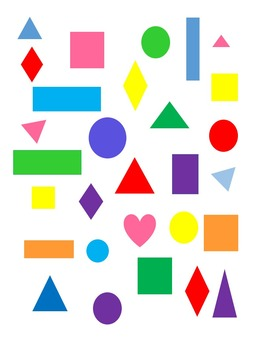
//> input picture contourDetection/Resources/shapes.jpg, 270 x 350 px
$ ./contourDetection   (built with g++ and OpenCV 4)
//> lines starting //> are read from the running program, lines starting //| are printed output that depends on the picture; after the words box and inside, x2 and y2 are one past the last pixel; in counts of white or black regions, pixels touching at a corner belong together
#include <opencv2/imgcodecs.hpp>
#include <opencv2/highgui.hpp>
#include <opencv2/imgproc.hpp>
#include <iostream>

using namespace std;
using namespace cv;

Mat imgGrey, imgGaussian, imgCanny, imgDilation;

void getContours(Mat, Mat);

int main() {

	string path = "Resources/shapes.jpg";
	Mat img = imread(path);
//> img is the input picture: 350 rows x 270 cols, CV_8UC3; mean B, G, R 220.3, 226.4, 227.9

	//Pre-processing
		/*
		Use Canny Image
		greyscale --> gaussian blur --> Canny Edge Detector
		*/
	cvtColor(img, imgGrey, COLOR_BGR2GRAY);
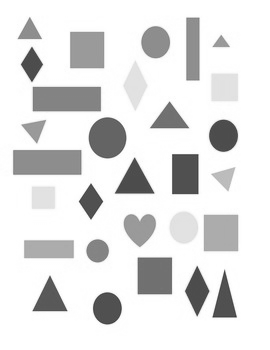
//> imgGrey: 350 rows x 270 cols, CV_8UC1; min 56, max 255, mean 226.1
	GaussianBlur(imgGrey, imgGaussian, Size(3, 3), 3, 0);
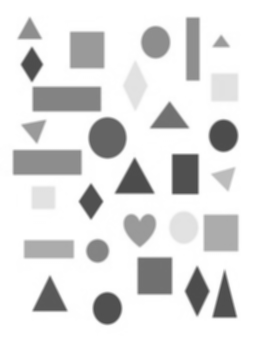
//> imgGaussian: 350 rows x 270 cols, CV_8UC1; min 74, max 255, mean 226.1
	Canny(imgGaussian, imgCanny, 25, 75);
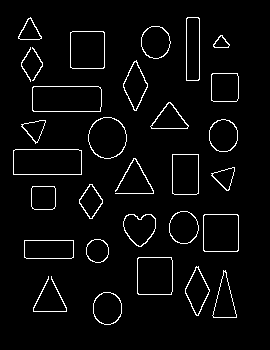
//> imgCanny: 350 rows x 270 cols, CV_8UC1; 3.8% white in thin lines or dots, all inside (x1, y1, x2, y2) = (13, 17, 239, 325)
	Mat kernel = getStructuringElement(MORPH_RECT, Size(3, 3));
	dilate(imgCanny, imgDilation, kernel); //Dilates edges of shapes (Fills gaps)
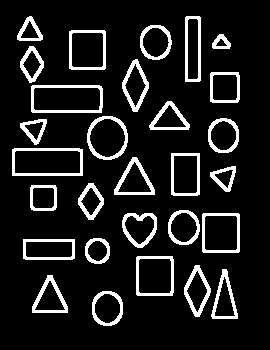
//> imgDilation: 350 rows x 270 cols, CV_8UC1; 11.6% white; 29 white regions

	getContours(imgDilation, img);

	imshow("Original", img);
	// [4 lines of commented-out code are left out]
	waitKey(0);


	return 0;
}

void getContours(Mat imgDilation, Mat img) {

	vector<vector<Point>> contours;
	vector<Vec4i> hierarchy;


	//Find contours of Dilated
	findContours(imgDilation, contours, hierarchy, RETR_EXTERNAL, CHAIN_APPROX_SIMPLE);
//> contours = 29 contours; largest, box (x1, y1, x2, y2) and area: (31, 85, 103, 113) 1908, (12, 148, 83, 176) 1886, (202, 213, 240, 253) 1441, (136, 256, 174, 296) 1437, (69, 30, 106, 70) 1400
	//Draw on original image
		//drawContours(img, contours, -1, Scalar(255,0,255), 2 );

	vector<vector<Point>> conPoly(contours.size()); //cannot be larger than contours.size
//> conPoly = 29 empty contours
	vector<Rect> boundRect(contours.size());
	string objType;

	//Seperation of Area
	for (int i = 0; i < contours.size(); i++) {
		int area = contourArea(contours[i]);
		cout << area << endl;


		if (area > 1000) {
			//finding bounding boxes
			float Perimeter = arcLength(contours[i], true);
			//count number of curves to idntify shape
			approxPolyDP(contours[i], conPoly[i], 0.02 * Perimeter, true); //conPoly is output


			//bounding rectangles
			boundRect[i] = boundingRect(conPoly[i]);


			int objCorner = (int)conPoly[i].size();

			if (objCorner == 3) { objType = "Triangle"; }
			if (objCorner == 4) {
				float aspectRatio = (float)boundRect[i].width / (float)boundRect[i].height; //w / h = 0.9 to 1 makes a square
				cout << aspectRatio << endl;
				if (aspectRatio > 0.90 && aspectRatio < 2)
				{
					objType = "Square";
				}
				else
				objType = "Rectangle"; }
			if (objCorner > 4) { objType = "Circle"; }

			drawContours(img, conPoly, i, Scalar(255, 0, 255), 2);
			cout << conPoly[i].size() << endl; //3 triangle 4 square +circle
			rectangle(img, boundRect[i].tl(), boundRect[i].br(), Scalar(0, 255, 0), 5);
			putText(img, objType, { boundRect[i].x,boundRect[i].y - 5 }, FONT_HERSHEY_PLAIN, 1.00, Scalar(0, 69, 255), 1);
		}
	}
//> this loop made 29 passes
//> (area, Perimeter, objCorner, aspectRatio) on passes 5, 6, 8, 15, 16, 21, 26: (1437, 149.7, 4, 0.925), (1017, 140.8, 4, 2.48), (1441, 149.7, 4, 0.95), (1173, 138.8, 4, 0.69), (1886, 192.8, 4, 2.63), (1907, 193.1, 4, 2.54), (1400, 147.7, 4, 0.949)
//> (area, Perimeter, objCorner) on pass 19: (1396, 140.2, 8)
//| 860
//| 800
//| 745
//| 806
//| 1437
//| 0.925
//| 4
//| 1017
//| 2.47619
//| 4
//> (the first 10 of 14 printed lines)
//> (output is shown up to pass 8 of 29)
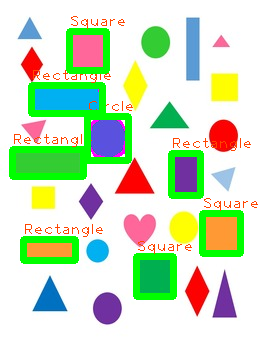
//> img: 350 rows x 270 cols, CV_8UC3; 10.72% of pixels changed, all inside (x1, y1, x2, y2) = (9, 16, 258, 300)
}
